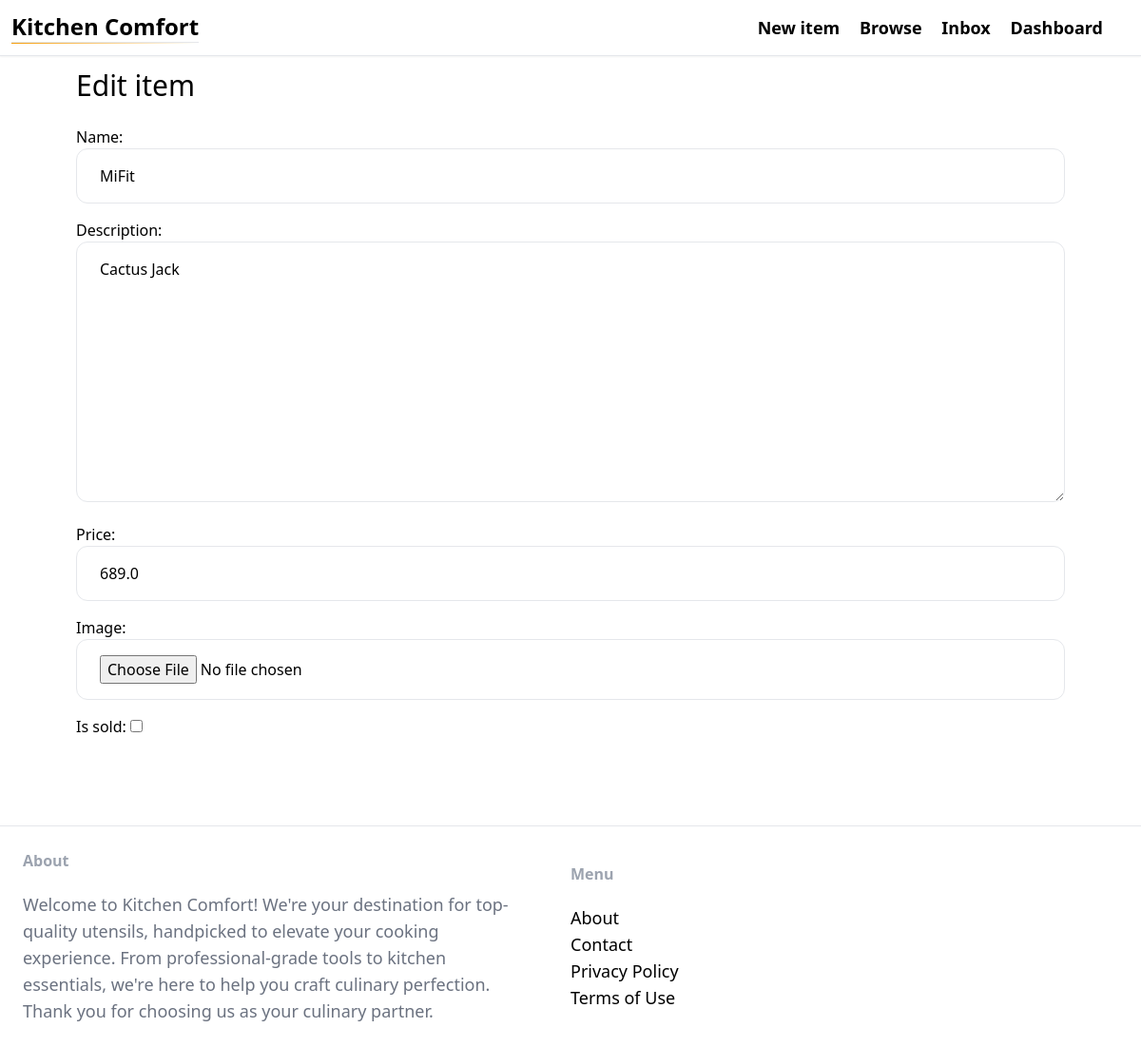
Page /items/8/edit/ (signed in) on the committed database.
### item/models.py (models this page shows, shortened)
class Item(models.Model):
    category = models.ForeignKey(Category, related_name='items', on_delete=models.CASCADE)
    name = models.CharField(max_length=255)
    description = models.TextField(blank=True, null=True)
    price = models.FloatField()
    image = models.ImageField(upload_to='item_images', blank=True, null=True)
    is_sold = models.BooleanField(default=False)
    created_by = models.ForeignKey(User, related_name='items', on_delete=models.CASCADE)
    created_at = models.DateTimeField(auto_now_add=True)

### item/views.py (the view)
# urls.py: path('<int:pk>/edit/', views.edit, name='edit'),
@login_required
def edit(request, pk):
    item = get_object_or_404(Item, pk=pk, created_by=request.user)
    if request.method == 'POST':
        form = EditItemForm(request.POST, request.FILES, instance=item)
        if form.is_valid():
            form.save()
            return redirect('item:detail', pk=item.id)
    else:
        form = EditItemForm(instance=item)
    return render(request, 'item/form.html', {
        'form': form,
        'title': 'Edit item',
    })

### item/forms.py
class EditItemForm(forms.ModelForm):
    class Meta:
        model = Item
        fields = ('name', 'description', 'price', 'image', 'is_sold')
        widgets = {
            'name': forms.TextInput(attrs={
                'class': INPUT_CLASSES
            }),
            'description': forms.Textarea(attrs={
                'class': INPUT_CLASSES
            }),
            'price': forms.TextInput(attrs={
                'class': INPUT_CLASSES
            }),
            'image': forms.FileInput(attrs={
                'class': INPUT_CLASSES
            })
        }

### item/templates/item/form.html (shortened to what this page needs)
{% extends 'core/base.html' %}
{% block content %}
<h1 class="mb-6 text-3xl">{{ title }}</h1>
<form method="post" action="." enctype="multipart/form-data">
    <div class="space-y-4">
        {{ form.as_p }}
    </div>
    <button class="mt-6 py-4 px-8 text-lg bg-teal-500 hover:bg-teal-700 rounded-xl text-white">Submit</button>
</form>
{% endblock %}

### rows in the picture
Item: name "MiFit", description "Cactus Jack", price "689.0"

### other values in the picture
{{ title }} "Edit item"
